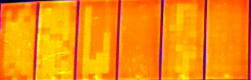
#> input picture Image/test3.png, 251 x 80 px, found by its file name
$ python grayscale.py
#> lines starting #> are read from the running program, lines starting #| are printed output that depends on the picture
import cv2

# Load the input image
image = cv2.imread("image/test3.png")
#> image is the input picture: shape (80, 251, 3); mean B, G, R 9.3, 142.3, 245.2
cv2.imshow('Original', image)
cv2.waitKey(0)

# Use the cvtColor() function to grayscale the image
gray_image = cv2.cvtColor(image, cv2.COLOR_BGR2GRAY)
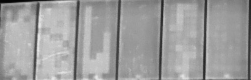
#> gray_image: shape (80, 251); min 3, max 231, mean 157.9

cv2.imshow('Grayscale', gray_image)
cv2.waitKey(0)

# Window shown waits for any key pressing event
cv2.destroyAllWindows()

$ run again, with Image/test2.png copied over Image/test3.png
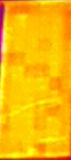
#> input picture Image/test2.png, 71 x 160 px, found by its file name
#> image is the input picture: shape (160, 71, 3); mean B, G, R 7, 185.4, 249.7
#> `gray_image = cv2.cvtColor(image, cv2.COLOR_BGR2GRAY)`:
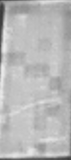
#> gray_image: shape (160, 71); min 56, max 235, mean 184.3

$ run again, with Image/test.png copied over Image/test3.png
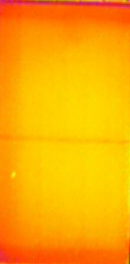
#> input picture Image/test.png, 130 x 264 px, found by its file name
#> image is the input picture: shape (264, 130, 3); mean B, G, R 2.4, 168.7, 252.3
#> `gray_image = cv2.cvtColor(image, cv2.COLOR_BGR2GRAY)`:
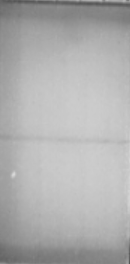
#> gray_image: shape (264, 130); min 84, max 216, mean 174.7
